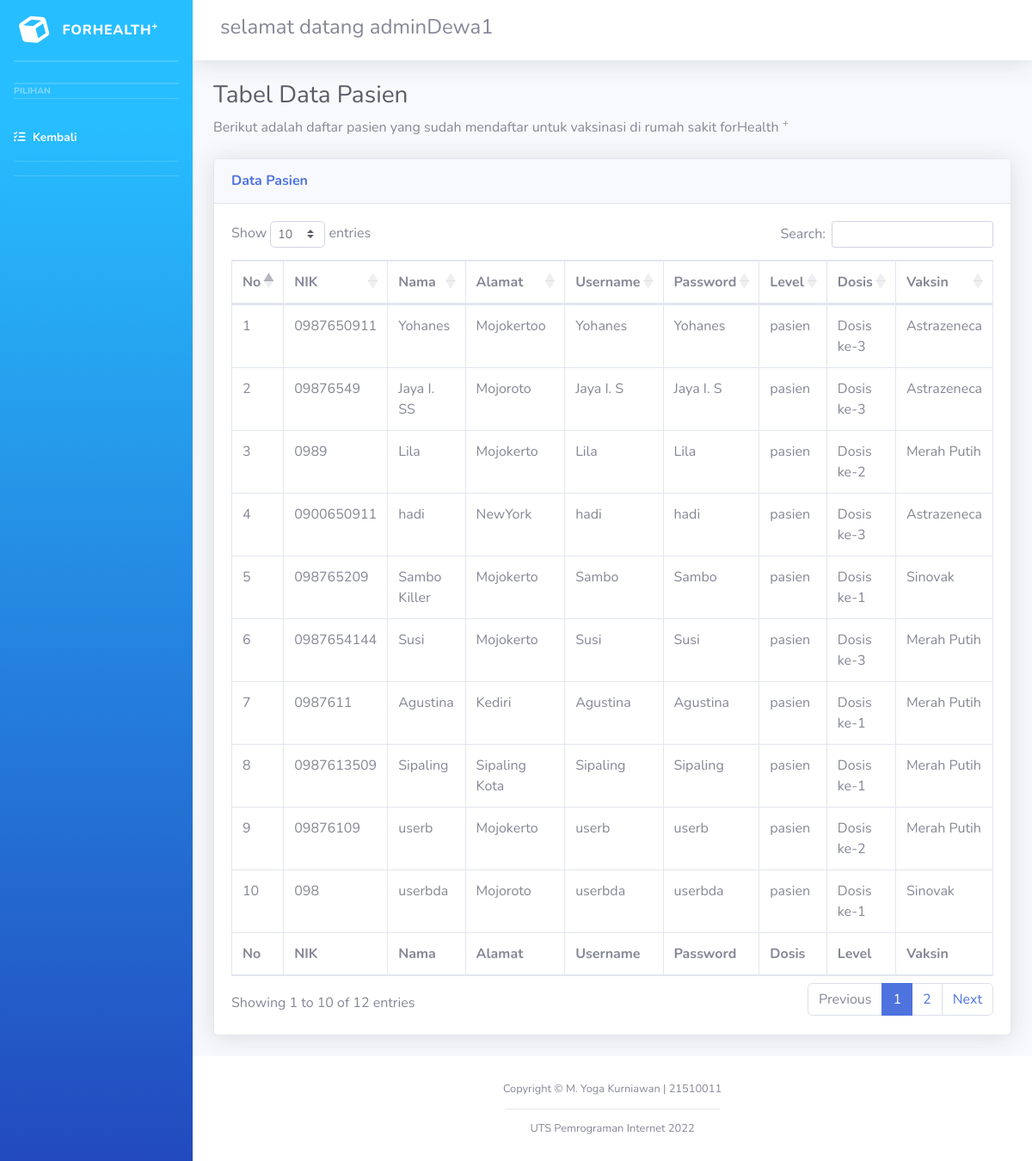
The app's page /adminAkses/pasien/dataPasien.php (signed in) with its own data.
### tables this page shows
CREATE TABLE `pasien` (
  `idPasien` int(11) NOT NULL,
  `nik` varchar(11) NOT NULL,
  `nama` varchar(30) NOT NULL,
  `alamat` text NOT NULL,
  `username` varchar(10) NOT NULL,
  `password` varchar(10) NOT NULL,
  `level` enum('pasien') NOT NULL,
  `dosis` varchar(13) NOT NULL,
  `vaksin` int(11) DEFAULT NULL
);

CREATE TABLE `vaksin` (
  `idVaksin` int(11) NOT NULL,
  `namaVaksin` varchar(30) NOT NULL
);

### adminAkses/pasien/dataPasien.php (the view, shortened to what this page needs)
<?php
include "../../connection.php";
?>
<!DOCTYPE html>
<html lang="en">
<head>
    <link href="vendor/fontawesome-free/css/all.min.css" rel="stylesheet" type="text/css">
    <link rel="stylesheet" href="../../css/sb-admin-2.min.css">
    <link href="../../vendor/datatables/dataTables.bootstrap4.min.css" rel="stylesheet">
</head>
<body id="page-top">
    <div id="wrapper">
        <ul class="navbar-nav bg-gradient-primary sidebar sidebar-dark accordion" id="accordionSidebar">
            <a class="sidebar-brand d-flex align-items-center justify-content-center" href="#">
                <div class="sidebar-brand-icon rotate-n-15">
                    <i class="fa-solid fa-cube"></i>
                </div>
                <div class="sidebar-brand-text mx-3">forHealth<sup>+</sup></div>
            </a>
            <hr class="sidebar-divider my-0">
            <hr class="sidebar-divider my-0"><br>
            <hr class="sidebar-divider my-0">
            <hr class="sidebar-divider my-0">
            <div class="sidebar-heading">
                Pilihan
            </div>
            <hr class="sidebar-divider">
            <li class="nav-item active">
                <a class="nav-link" href="../../dashboard.php">
                    <i class="fas  fa-tasks"></i>
                    <span>Kembali</span></a>
            </li>
            <hr class="sidebar-divider">
            <hr class="sidebar-divider d-none d-md-block">
        </ul>
        <div id="content-wrapper" class="d-flex flex-column">
            <div id="content">
                <nav class="navbar navbar-expand navbar-light bg-white topbar mb-4 static-top shadow">
                    <form class="d-none d-sm-inline-block form-inline mr-auto ml-md-3 my-2 my-md-0 mw-100 navbar-search">
                        <div class="input-group">
                            <h4>selamat datang <?php echo $_SESSION['username']; ?></h4>
                        </div>
                    </form>
                </nav>
                <div class="container-fluid">
                    <h1 class="h3 mb-2 text-gray-800">Tabel Data Pasien</h1>
                    <p class="mb-4"> Berikut adalah daftar pasien yang sudah mendaftar untuk vaksinasi di rumah sakit forHealth <sup>+</sup></p>
                    <div class="card shadow mb-4">
                        <div class="card-header py-3">
                            <h6 class="m-0 font-weight-bold text-primary">Data Pasien</h6>
                        </div>
                        <div class="card-body">
                            <div class="table-responsive">
                                <table class="table table-bordered" id="dataTable" width="100%" cellspacing="0">
                                    <thead class="text-center">
                                        <tr>
                                            <th>No</th>
                                            <th>NIK</th>
                                            <th>Nama</th>
                                            <th>Alamat</th>
                                            <th>Username</th>
                                            <th>Password</th>
                                            <th>Level</th>
                                            <th>Dosis</th>
                                            <th>Vaksin</th>
                                        </tr>
                                    </thead>
                                    <tfoot class="text-center">
                                        <tr>
                                            <th>No</th>
                                            <th>NIK</th>
                                            <th>Nama</th>
                                            <th>Alamat</th>
                                            <th>Username</th>
                                            <th>Password</th>
                                            <th>Dosis</th>
                                            <th>Level</th>
                                            <th>Vaksin</th>
                                        </tr>
                                    </tfoot>
                                    <tbody>
                                        <?php
                                        $queryPasien = mysqli_query($conn, "SELECT * FROM pasien JOIN vaksin ON vaksin.idVaksin = pasien.vaksin");
                                        $no = 0;
                                        while ($dataPasien = mysqli_fetch_array($queryPasien)) {
                                            $no++;
                                        ?>
                                            <tr>
                                                <td><?= $no ?></td>
                                                <td><?= $dataPasien['nik'] ?></td>
                                                <td><?= $dataPasien['nama'] ?></td>
                                                <td><?= $dataPasien['alamat'] ?></td>
                                                <td><?= $dataPasien['username'] ?></td>
                                                <td><?= $dataPasien['password'] ?></td>
                                                <td><?= $dataPasien['level'] ?></td>
                                                <td><?= $dataPasien['dosis'] ?></td>
                                                <td><?= $dataPasien['namaVaksin'] ?></td>
                                            </tr>
                                        <?php
                                        }
                                        ?>
                                    </tbody>
                                </table>
                            </div>
                        </div>
                    </div>
                </div>
            </div>
            <footer class="sticky-footer bg-white">
                <div class="container my-auto">
                    <div class="copyright text-center my-auto">
                        <span>Copyright &copy; M. Yoga Kurniawan | 21510011</span> <br>
                        <hr style="width: 250px;">
                        <span>UTS Pemrograman Internet 2022</span>
                    </div>
                </div>
            </footer>
        </div>
    </div>
</body>
</html>

### records on screen
pasien: nik "0987650911", nama "Yohanes", alamat "Mojokertoo", username "Yohanes", password "Yohanes", level "pasien", dosis "Dosis ke-3", vaksin.namaVaksin "Astrazeneca"
pasien: nik "09876549", nama "Jaya I. SS", alamat "Mojoroto", username "Jaya I. S", password "Jaya I. S", level "pasien", dosis "Dosis ke-3", vaksin.namaVaksin "Astrazeneca"
pasien: nik "0989", nama "Lila", alamat "Mojokerto", username "Lila", password "Lila", level "pasien", dosis "Dosis ke-2", vaksin.namaVaksin "Merah Putih"
pasien: nik "0900650911", nama "hadi", alamat "NewYork", username "hadi", password "hadi", level "pasien", dosis "Dosis ke-3", vaksin.namaVaksin "Astrazeneca"
pasien: nik "098765209", nama "Sambo Killer", alamat "Mojokerto", username "Sambo", password "Sambo", level "pasien", dosis "Dosis ke-1", vaksin.namaVaksin "Sinovak"
pasien: nik "0987654144", nama "Susi", alamat "Mojokerto", username "Susi", password "Susi", level "pasien", dosis "Dosis ke-3", vaksin.namaVaksin "Merah Putih"
pasien: nik "0987611", nama "Agustina", alamat "Kediri", username "Agustina", password "Agustina", level "pasien", dosis "Dosis ke-1", vaksin.namaVaksin "Merah Putih"
pasien: nik "0987613509", nama "Sipaling", alamat "Sipaling Kota", username "Sipaling", password "Sipaling", level "pasien", dosis "Dosis ke-1", vaksin.namaVaksin "Merah Putih"
pasien: nik "09876109", nama "userb", alamat "Mojokerto", username "userb", password "userb", level "pasien", dosis "Dosis ke-2", vaksin.namaVaksin "Merah Putih"
pasien: nik "098", nama "userbda", alamat "Mojoroto", username "userbda", password "userbda", level "pasien", dosis "Dosis ke-1", vaksin.namaVaksin "Sinovak"

### other values on screen
$_SESSION['username'] "adminDewa1"
